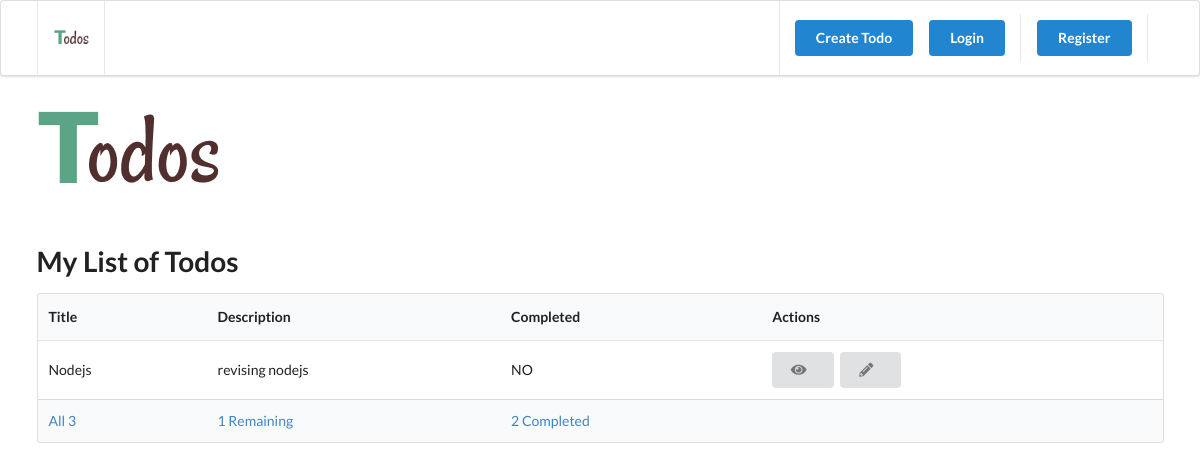
The page /?filter=incomplete on the database as committed earlier.
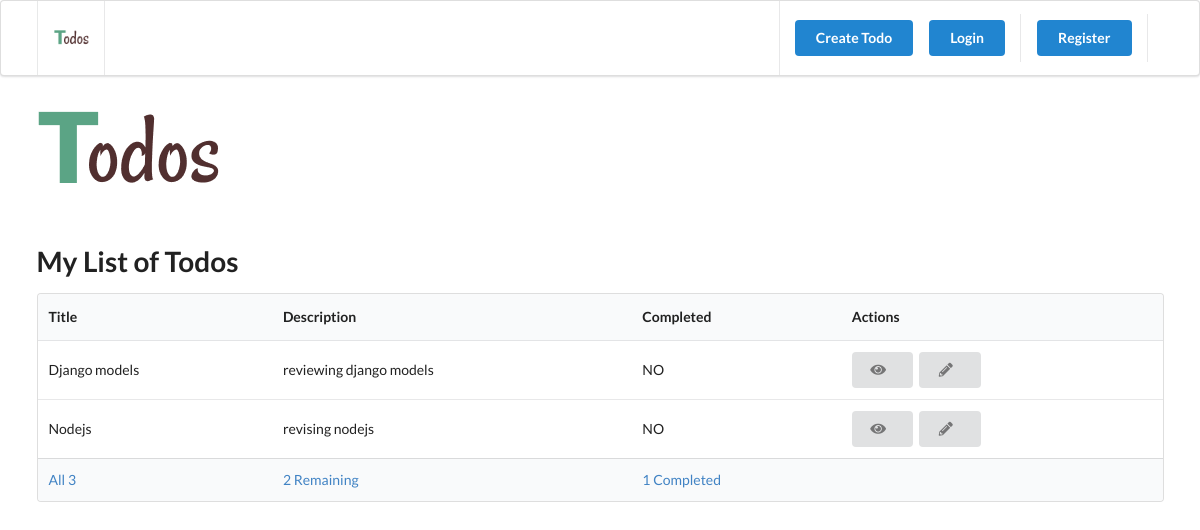
The same page on the database as committed later.
### todo/models.py (models this page shows, shortened)
class Todo(TrackingModel):
    title = models.CharField(max_length=255)
    description = models.TextField()
    is_completed = models.BooleanField(default=False)

### todo/views.py (the view)
# urls.py: path('', views.index, name='home'),
def index(request):
    todos = Todo.objects.all()
    completed_count = todos.filter(is_completed=True).count()
    incomplete_count = todos.filter(is_completed=False).count()
    all_count = todos.count()
    context = {'todos': get_showing_todos(request,todos), 'all_count':all_count,
               'completed_count':completed_count,
                'incomplete_count':incomplete_count}
    return render(request, 'todo/index.html', context)

### todo/views.py (called while the page is built)
def get_showing_todos(request, todos):
    if request.GET and request.GET.get('filter'):
        if request.GET.get('filter') == 'complete':
            return todos.filter(is_completed=True)
        if request.GET.get('filter') == 'incomplete':
            return todos.filter(is_completed=False)
    return todos

### todosite/templates/todo/index.html (shortened to what this page needs)
{% extends '_partials/base.html' %}
{% load static %}
{% block content %}
    <img src="{% static 'img/Logo.png' %}" />
    <h1 class="ui header">My List of Todos</h1>
    {% if todos %}
    <table class="ui table">
        <thead>
            <tr>
                <th>Title</th>
                <th>Description</th>
                <th>Completed</th>
                <th>Actions</th>
            </tr>
        </thead>
        <tbody>
            {% for todo in todos %}
            <tr>
                <td>{{todo.title}}</td>
                <td>{{todo.description}}</td>
                <td>
                    {% if todo.is_completed %}
                        YES <i class="check icon green"></i>
                    {% else %}
                        NO
                    {% endif %}
                </td>
                <td>
                    <a href="{% url 'todo' todo.pk %}" class="ui button">
                        <i class="eye icon"></i>
                    </a>
                    <a href="{% url 'todo-edit' todo.pk %}" class="ui button">
                        <i class="pencil icon"></i>
                    </a>
                </td>
            </tr>
            {% endfor %}
        </tbody>
        <tfoot>
            <tr>
                <th>
                    <a href="?filter=all">All {{all_count}}</a>
                </th>
                <th>
                    <a href="?filter=incomplete">{{incomplete_count}} Remaining</a>
                </th>
                <th>
                    <a href="?filter=completed">{{completed_count}} Completed</a>
                </th>
                <th> </th>
            </tr>
        </tfoot>
    </table>
    {% endif %}
{% endblock content %}

Rows that differ between the two databases and show on the page:
added Todo: title "Django models", description "reviewing django models", is_completed "NO"
Other text that changed with them:
{{ incomplete_count }}: "1" → "2"
{{ completed_count }}: "2" → "1"
